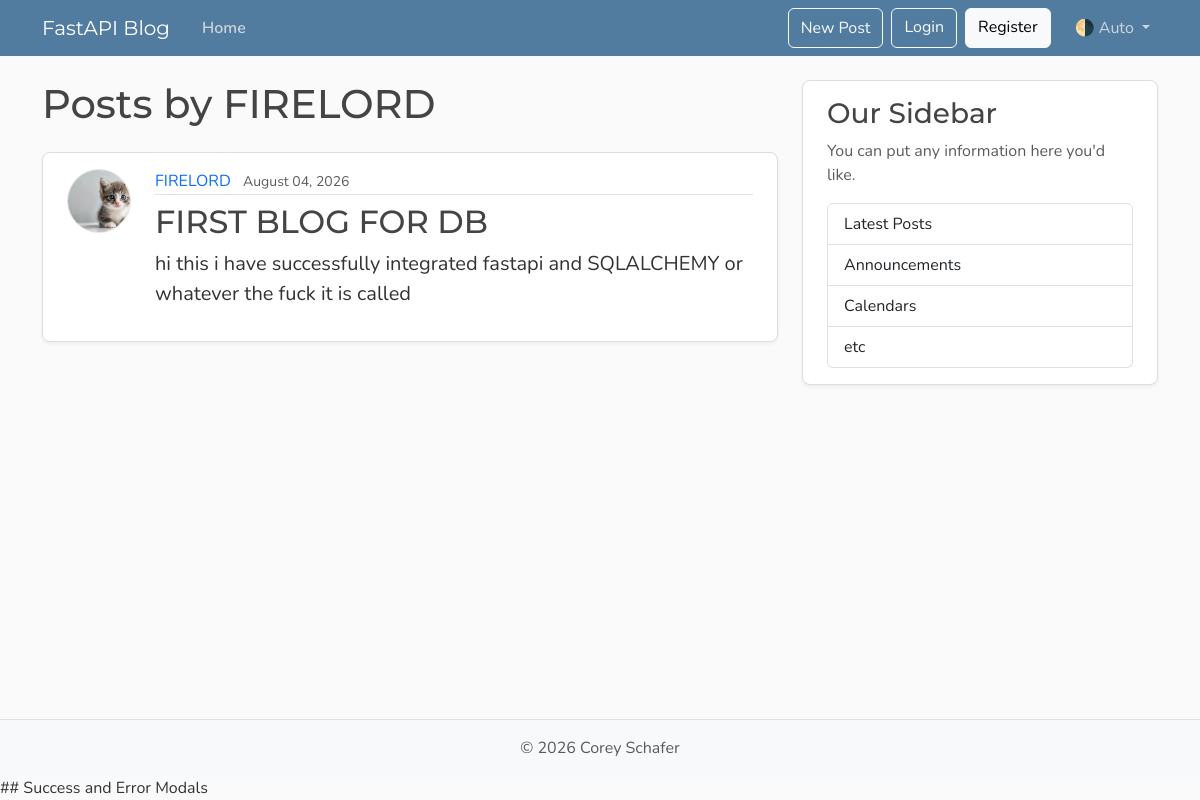
Before: /users/1/posts with the older database file.
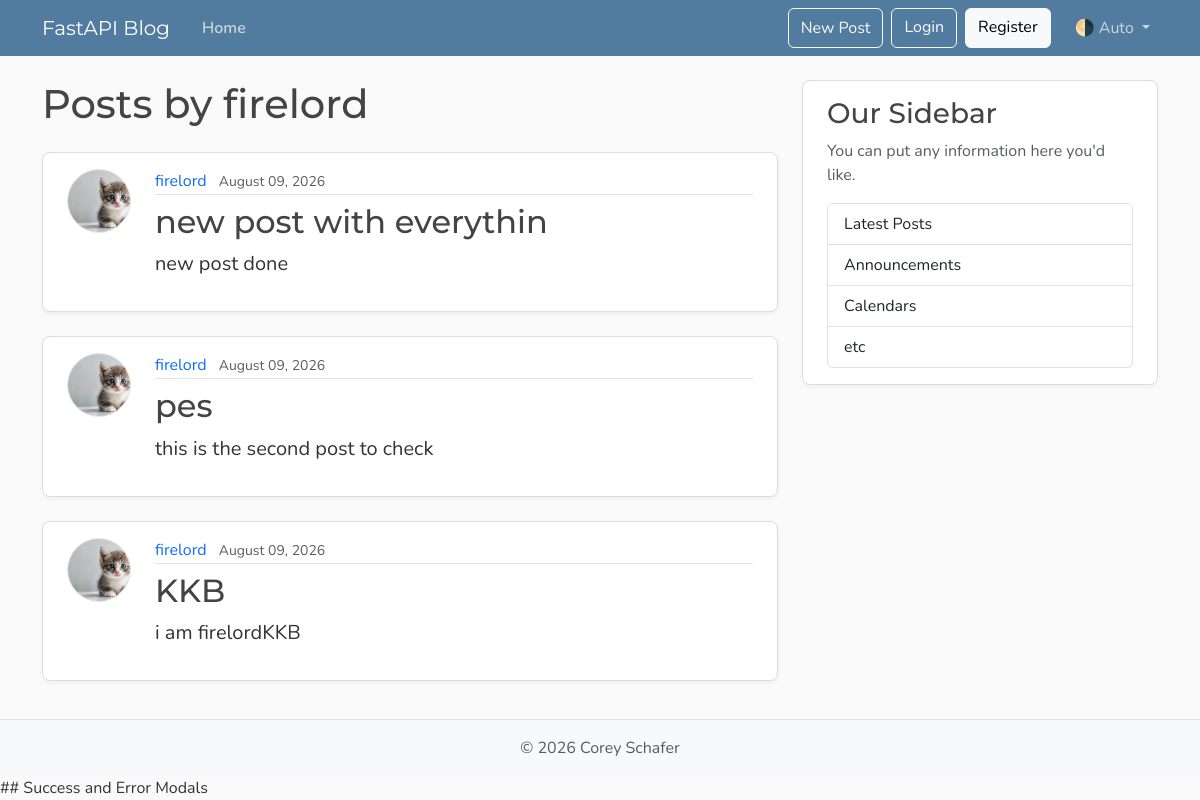
After: the same page with the newer database file.
### models.py (models this page shows, shortened)
class User(Base):
    __tablename__ = "users"
    id: Mapped[int] = mapped_column(Integer, primary_key=True, index=True)
    username: Mapped[str] = mapped_column(String(50), unique=True, nullable=False)
    email: Mapped[str] = mapped_column(String(120), unique=True, nullable=False)
    image_file: Mapped[str | None] = mapped_column(
        String(200),
        nullable=True,
        default=None,
    )
    posts: Mapped[list[Post]] = relationship(back_populates="author",cascade="all,delete-orphan")

class Post(Base):
    __tablename__ = "posts"
    id: Mapped[int] = mapped_column(Integer, primary_key=True, index=True)
    title: Mapped[str] = mapped_column(String(100), nullable=False)
    content: Mapped[str] = mapped_column(Text, nullable=False)
    user_id: Mapped[int] = mapped_column(
        ForeignKey("users.id"),
        nullable=False,
        index=True,
    )
    date_posted: Mapped[datetime] = mapped_column(
        DateTime(timezone=True),
        default=lambda: datetime.now(UTC),
    )
    author: Mapped[User] = relationship(back_populates="posts")

### main.py (the view)
@app.get("/users/{user_id}/posts", include_in_schema=False, name="user_posts")
async def user_posts_page(
    request: Request,
    user_id: int,
    db: Annotated[AsyncSession, Depends(get_db)],
):
    result = await db.execute(select(models.User).where(models.User.id == user_id))
    user = result.scalars().first()
    if not user:
        raise HTTPException(
            status_code=status.HTTP_404_NOT_FOUND,
            detail="User not found",
        )
    result = await db.execute(
        select(models.Post)
        .options(selectinload(models.Post.author))
        .where(models.Post.user_id == user_id)
        .order_by(models.Post.date_posted.desc()),
    )
    posts = result.scalars().all()
    return templates.TemplateResponse(
        request,
        "user_posts.html",
        {"posts": posts, "user": user, "title": f"{user.username}'s Posts"},
    )

### templates/user_posts.html
{% extends "layout.html" %}
{% block content %}
  <h1 class="mb-4">Posts by {{ user.username }}</h1>
  {% for post in posts %}
    <article class="content-section py-3 px-4 mb-4">
      <div class="d-flex align-items-start gap-4">
        <img class="rounded-circle article-img flex-shrink-0"
             src="{{ post.author.image_path }}"
             alt="{{ post.author.username }}'s profile picture"
             width="64"
             height="64"
             loading="lazy">
        <div class="flex-grow-1">
          <div class="article-metadata mb-2">
            <a class="me-2"
               href="{{ url_for('user_posts', user_id=post.author.id) }}">{{ post.author.username }}</a>
            <small class="text-body-secondary">{{ post.date_posted.strftime("%B %d, %Y") }}</small>
          </div>
          <h2>
            <a class="article-title"
               href="{{ url_for('post_page', post_id=post.id) }}">{{ post.title }}</a>
          </h2>
          <p class="article-content">{{ post.content }}</p>
        </div>
      </div>
    </article>
  {% else %}
    <p class="text-body-secondary">No posts by this user yet.</p>
  {% endfor %}
{% endblock content %}

### templates/layout.html (shortened to what this page needs)
<!DOCTYPE html>
<html lang="en">
  <head>
    <link href="https://cdn.jsdelivr.net/npm/bootstrap@5.3.8/dist/css/bootstrap.min.css"
          rel="stylesheet"
>
    <link rel="stylesheet" type="text/css" href="{{ url_for('static',path = 'css/main.css') }}">
  </head>
  <body class="d-flex flex-column min-vh-100">
    <header class="site-header">
      <nav class="navbar navbar-expand-md bg-steel fixed-top"
           data-bs-theme="dark">
        <div class="container">
          <a class="navbar-brand me-4" href="{{ url_for('home') }}">FastAPI Blog</a>
          <div class="collapse navbar-collapse" id="navbarToggle">
            <div class="navbar-nav me-auto">
              <a class="nav-link active" aria-current="page" href="{{ url_for('home') }}">Home</a>
            </div>
            <div class="navbar-nav">
              <button class="btn btn-outline-light mb-2 mb-md-0 me-md-2"
                      type="button"
                      data-bs-toggle="modal"
                      data-bs-target="#createPostModal">New Post</button>
              <a class="btn btn-outline-light mb-2 mb-md-0 me-md-2" href="#">Login</a>
              <a class="btn btn-light mb-2 mb-md-0 me-md-3" href="#">Register</a>
              <div class="nav-item dropdown">
                <a class="nav-link dropdown-toggle"
                   href="#"
                   role="button"
                   id="bd-theme"
                   data-bs-toggle="dropdown"
                   aria-expanded="false">
                  <span id="bd-theme-text">🌗 Auto</span>
                </a>
              </div>
            </div>
          </div>
        </div>
      </nav>
    </header>
    <main role="main" class="container">
      <div class="row">
        <div class="col-md-8">
          {% block content %}
          {% endblock content %}
        </div>
        <aside class="col-md-4">
          <div class="content-section py-3 px-4 mb-4">
            <h3>Our Sidebar</h3>
            <p class="text-body-secondary">You can put any information here you'd like.</p>
            <ul class="list-group">
              <li class="list-group-item">Latest Posts</li>
              <li class="list-group-item">Announcements</li>
              <li class="list-group-item">Calendars</li>
              <li class="list-group-item">etc</li>
            </ul>
          </div>
        </aside>
      </div>
    </main>
    <footer class="mt-auto py-3 bg-body-tertiary border-top">
      <div class="container text-center">
        <p class="text-body-secondary mb-0">
          © <span id="year"></span> Corey Schafer
        </p>
      </div>
    </footer>
## Success and Error Modals
  </body>
</html>

### static/css/main.css (style rules this page uses)
:root { --font-heading: "Montserrat", system-ui, -apple-system, BlinkMacSystemFont, sans-serif; --font-body: "Nunito", system-ui, -apple-system, BlinkMacSystemFont, sans-serif; --color-bg-body: #fafafa; --color-bg-content: #ffffff; --color-text-primary: #333333; --color-text-heading: #444444; --color-steel: #527c9f; --color-nav-link: #cbd5db; --color-nav-link-hover: #ffffff; --color-link-hover: #428bca; --color-border: #dddddd; --color-border-light: #e3e3e3; --spacing-xl: 5rem; --article-img-size: 4rem; --account-img-size: 7.813rem; }
body { font-family: var(--font-body); background: var(--color-bg-body); color: var(--color-text-primary); }
main { padding-top: var(--spacing-xl); }
h1, h2, h3, h4, h5, h6 { font-family: var(--font-heading); color: var(--color-text-heading); }
.navbar-brand { font-family: var(--font-heading); }
a { text-decoration: none; }
.bg-steel { background-color: var(--color-steel); }
.site-header .navbar-nav .nav-link { color: var(--color-nav-link); transition: color 0.2s ease-in-out; }
.site-header .navbar-nav .nav-link.active { font-weight: 600; }
.content-section { background: var(--color-bg-content); border: 1px solid var(--color-border); border-radius: 0.5rem; box-shadow: 0 2px 4px rgba(15, 23, 42, 0.05); transition: box-shadow 0.15s ease, transform 0.15s ease, border-color 0.15s ease; }
.article-title { color: var(--color-text-heading); transition: color 0.2s ease-in-out; }
.article-content { white-space: pre-line; font-size: 1.25rem; }
.article-img { height: var(--article-img-size); width: var(--article-img-size); flex-shrink: 0; object-fit: cover; border: 1px solid var(--color-border-light); box-shadow: 0 0 0 2px var(--color-bg-content); }
.article-metadata { padding-bottom: 0.063rem; border-bottom: 1px solid var(--color-border-light); }
.article-metadata a { transition: color 0.2s ease-in-out; }
[data-bs-theme="dark"] { --color-bg-body: #1a1a1a; --color-bg-content: #2d2d2d; --color-text-primary: #e0e0e0; --color-text-heading: #f0f0f0; --color-border: #404040; --color-border-light: #4a4a4a; }

Changed rows visible on the page:
removed Post: author.username "FIRELORD", date_posted "August 04, 2026", title "FIRST BLOG FOR DB", content "hi this i have successfully integrated fastapi and SQLALCHEMY or whatever the fuck it is called"
changed User: username "FIRELORD" → "firelord"
added Post: author.username "firelord", date_posted "August 09, 2026", title "new post with everythin", content "new post done"
added Post: author.username "firelord", date_posted "August 09, 2026", title "pes", content "this is the second post to check"
added Post: author.username "firelord", date_posted "August 09, 2026", title "KKB", content "i am firelordKKB"
